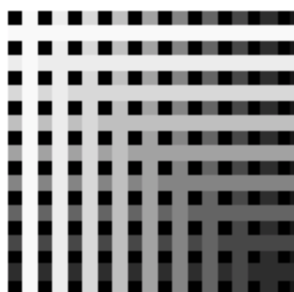
#> input picture testPicture.png, 294 x 292 px
$ jupyter execute ProgramTest.ipynb   (shell and % lines are left out)
#> lines starting #> are read from the running program, lines starting #| are printed output that depends on the picture; after the words box and inside, x2 and y2 are one past the last pixel; in counts of white or black regions, pixels touching at a corner belong together
## Q1
#### Method List

name | param | description
---- | --- | ---
def brightnessFunc(value) | value: int type. The coordinate value | create value of brightness by coordinate |
def drawPicture(img, pitch, whiteBandWidth, blackBandWidth, direction, cosBright) | img: ndarry type. Image <br> pitch: int type. Pitch <br> whiteBandWidth: int type. the width of whiteBand <br> direction: string type. 'H' for create the Horizontal grating; 'V' for Vertical <br> cosBright: bool type. flag to generate cosine waves of brightness  | according the params to draw grating|
def combineXYImg | ximg: ndarry type. Image<br> yimg: ndarry type. Image | comparing the intensity of two grating on the same pixel, the larger value of intensity will used to create new image
def process | / | start to process image and print the result |

[cell 1]
import cv2
import numpy as np
import matplotlib.pyplot as plt
import math

def brightnessFunc(value):
    # the min of brightness is 0, max is 255
    brightness = (math.cos(value/canvasW*3.14*2) + 1)/2*255;
    return brightness

def drawPicture(img, pitch, whiteBandWidth, direction, cosBright):
#> called with pitch = 20, whiteBandWidth = 10, direction = 'H', cosBright = False
    shift = int(whiteBandWidth/2);

    # begain to draw the whiteBand
    nextDrawPoint = 0 + shift;
    while (nextDrawPoint<canvasH):
        if(cosBright == True):
            #  draw the grating with cosine waves of brightness
            brightness = (brightnessFunc(nextDrawPoint))
        else:
            brightness = 255 # draw the clear-cut black and white grating

        if(direction == 'H'): # draw the herizon grating
            cv2.line(img,pt1=(nextDrawPoint,0),pt2=(nextDrawPoint,canvasW),color=(brightness, brightness, brightness),thickness=whiteBandWidth)
        elif(direction == 'V'): # draw the vertical grating
            cv2.line(img,pt1=(0, nextDrawPoint),pt2=(canvasH, nextDrawPoint),color=(brightness, brightness, brightness),thickness=whiteBandWidth)
        nextDrawPoint += pitch

# 光强度的叠加：不考虑光的物理属性，比较pixel上x光栅和y光栅强度，取较大值
# comparing the intensity of two grating on the same pixel, the pixel's brightness will equal the lager one
def combineXYImg(ximg, yimg):
    img = np.maximum(xAixImg, yAixImg)
    return img

def process():
    # Q1-1
    drawPicture(oneDG, pitch,whiteBandWidth,'H',False)

    # Q1-2
    drawPicture(xAixImg, pitch,whiteBandWidth,'H',True)
    drawPicture(yAixImg, pitch,whiteBandWidth,'V',True)

    twoDG = combineXYImg(xAixImg,yAixImg);

    # print the result
    fig = plt.figure(figsize=(15,15))
    ax1 = fig.add_subplot(1,2,1)
    ax1.set_title("one-dimensional",fontsize=12)
    ax1.imshow(oneDG)

    ax2 = fig.add_subplot(1,2,2)
    ax2.set_title("two-dimensional",fontsize=12)
    ax2.imshow(twoDG)


# set the canvas size
canvasH = 510
canvasW = 510
# the property of pitch and width is not physical 1mm.
pitch = 20
whiteBandWidth = 10

# oneDG is one-dimensional grating
oneDG = np.zeros(shape=(canvasH,canvasW,3),dtype=np.int16)

# twoDG is two-dimensional grating
twoDG = np.zeros(shape=(canvasH,canvasW,3),dtype=np.int16)
# xAixImg is cosine waves of brightness horizontally
xAixImg = np.zeros(shape=(canvasH,canvasW,3),dtype=np.int16)
# yAixImg is cosine waves of brightness vetically
yAixImg = np.zeros(shape=(canvasH,canvasW,3),dtype=np.int16)
# start to work
process()
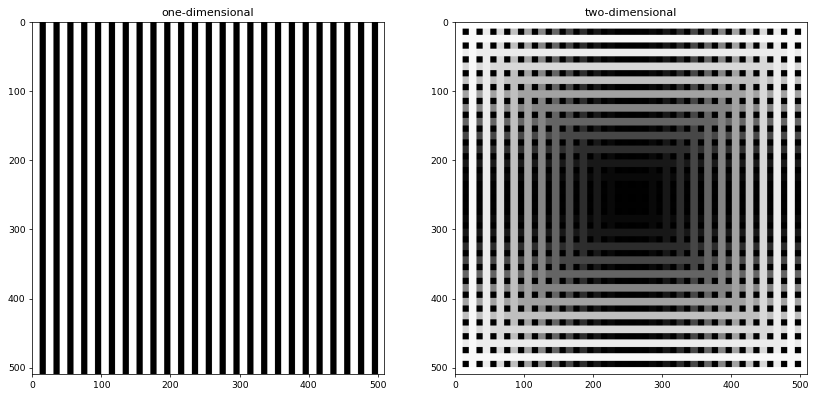
#> figure drawn by matplotlib, 2 panels

## Q2-1
#### Method List

name | param | description
---- | --- | ---
def smallWindow4Pixel(img,i,j) | img:Image <br> i:The value of Y-aix <br> j:The value of Y-aix | calculate the average brightness of the surrounding four pixels |
def process | / | start to process image and print the result|

[cell 2]
# calculate the average brightness of the surrounding four pixels
def smallWindow4Pixel(img,i,j):
    # store the total brightness
    sumBrightness = 0;
    # store how many points been counted
    sumNumber = 0;
    if(0<=i-1<len(img)):
        sumBrightness += img[i-1][j]
        sumNumber += 1;
    if(0<=j-1<len(img[i])):
        sumBrightness += img[i][j-1]
        sumNumber += 1;
    if(0<=j+1<len(img[i])):
        sumBrightness += img[i][j+1]
        sumNumber += 1;
    if(0<=i+1<len(img)):
        sumBrightness += img[i+1][j]
        sumNumber += 1;
    return int(sumBrightness/sumNumber)

def processImage():
    # loop through the points of image
    for i in range(0, int(len(testImg))):
        for j in range(0,(len(testImg[i]))):
            average = smallWindow4Pixel(testImg,i,j)
            if(abs(testImg[i][j]-average) >10):
                testImg[i][j] = average
                # store the point which assigned the new value to the list
                processedPoint.append([i,j]);
#> this loop made 292 passes
#> testImg: shape (292, 294); min 0, max 255, mean 136.9

    # convert to bgr image for display which pixel are modified
    src_RGB = cv2.cvtColor(testImg, cv2.COLOR_GRAY2BGR)
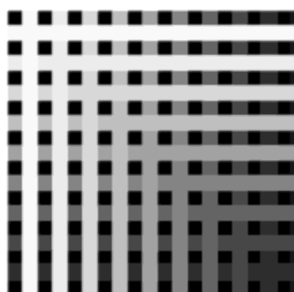
#> src_RGB: shape (292, 294, 3); min 0, max 255, mean 136.9
    for n in processedPoint:
        # set the color of pixel which is modified to red
        src_RGB[n[0]][n[1]] = [255,0,0]
#> this loop made 12384 passes
#> n on passes 1 to 3: [9, 8], [9, 9], [9, 10]
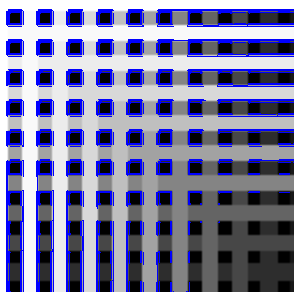
#> src_RGB: shape (292, 294, 3); 14.43% of pixels changed, all inside (x1, y1, x2, y2) = (6, 9, 294, 292)

    fig = plt.figure(figsize=(15,15))
    ax1 = fig.add_subplot(1,3,1)
    ax1.set_title('origin image',fontsize=12)
    ax1.imshow(origin, cmap='gray')

    ax2 = fig.add_subplot(1,3,2)
    ax2.set_title('processed image',fontsize=12)
    ax2.imshow(testImg, cmap='gray')

    ax3 = fig.add_subplot(1,3,3)
    ax3.set_title('which point are processed',fontsize=12)
    ax3.imshow(src_RGB)

# load the test picture
origin = cv2.imread("testPicture.png",cv2.IMREAD_GRAYSCALE)
testImg = cv2.imread("testPicture.png",cv2.IMREAD_GRAYSCALE)

# used for storing pixels which're value had been modified
processedPoint = []
processImage()
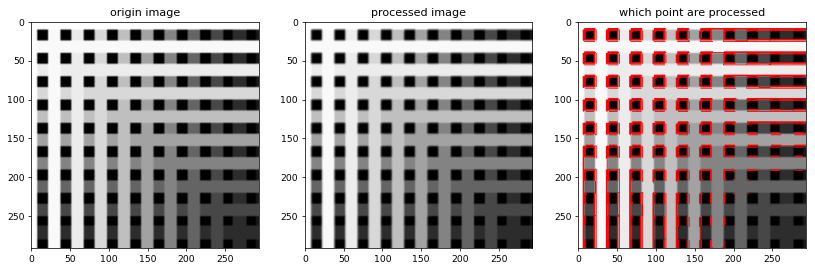
#> figure drawn by matplotlib, 3 panels; B, G, R data is drawn as R, G, B

## Q2-2
#### Method List

name | param | description
---- | --- | ---
def smallWindow9Pixel(img,i,j) | img:Image <br> i:The value of Y-aix <br> j:The value of Y-aix | calculate the average brightness of the surrounding 9 pixels |
def replaceDiffPoints(i,j) | i:The value of Y-aix <br> j:The value of Y-aix | handle the replace process
def process | / | start to process image and print the result | start to process image and print the result

[cell 3]
def smallWindow9Pixel(img,i,j):
    sumBrightness = 0;
    sumNumber = 0;
    for n in range(-1, 2):
        for m in range(-1, 2):
            # Prevent the index beyond borders
            if(0<=i+n<len(img) and 0<=j+m<len(img[i])):
                sumBrightness += img[i+n][j+m]
                sumNumber += 1;
    return int(sumBrightness/sumNumber)

def replaceDiffPoints(i,j):
    sumBrightness = 0
    sumNumber = 0
    average = 0
    # arrounding pixels which sorted by brightness
    sortedPoint = [];
    for n in range(-1, 2):
        for m in range(-1, 2):
            if(0<=i+n<len(testImg) and 0<=j+m<len(testImg[i])):
                sortedPoint.append([(i+n,j+m),testImg[i+n][j+m]])
            else:
                # do not replace the pixel's brightness is there isn't enough pixels surrounding
                return
    sortedPoint.sort()
    # calculate the average of the 5 pixels left.
    for m in sortedPoint[2:-2]:
        sumBrightness += m[1]
        sumNumber += 1

    if (sumNumber != 0):
        average = int(sumBrightness/sumNumber)

    # replace brightness with the average of the 5 pixels left
    for n in sortedPoint[0:2]:
        testImg[n[0][0]][n[0][1]] = average
        processedPoint.append([n[0][0],n[0][1]])
    for m in sortedPoint[-2:]:
        testImg[m[0][0]][m[0][1]] = average
        processedPoint.append([m[0][0],m[0][1]])

def processImage(img):
    for i in range(0, int(len(img))):
        for j in range(0,(len(img[i]))):
            average = smallWindow9Pixel(img,i,j)
            if(abs(img[i][j]-average) >10):
                replaceDiffPoints(i,j)
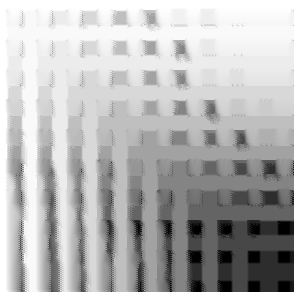
#> img: shape (292, 294); min 0, max 255, mean 180.3

    # convert to BGR image for display which pixel are modified
    src_RGB = cv2.cvtColor(img, cv2.COLOR_GRAY2BGR)

    # set the color of pixel which is be modified to red
    for n in processedPoint:
        src_RGB[n[0]][n[1]] = [255,0,0]
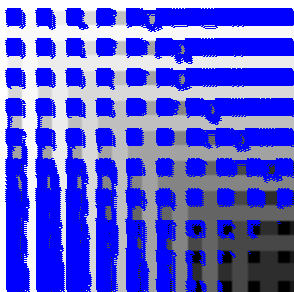
#> src_RGB: shape (292, 294, 3); mean B, G, R 214.6, 93.6, 93.6

    fig = plt.figure(figsize=(15,15))
    ax1 = fig.add_subplot(1,3,1)
    ax1.set_title('origin image',fontsize=12)
    ax1.imshow(origin, cmap='gray')

    ax2 = fig.add_subplot(1,3,2)
    ax2.set_title('processed image',fontsize=12)
    ax2.imshow(testImg, cmap='gray')

    ax3 = fig.add_subplot(1,3,3)
    ax3.set_title('which point are processed',fontsize=12)
    ax3.imshow(src_RGB)


# load the image
origin = cv2.imread("testPicture.png",cv2.IMREAD_GRAYSCALE)
testImg = cv2.imread("testPicture.png",cv2.IMREAD_GRAYSCALE)
# used for storing pixels which're value had been modified
processedPoint = []
processImage(testImg)
#> figure, not shown here; B, G, R data is drawn as R, G, B
